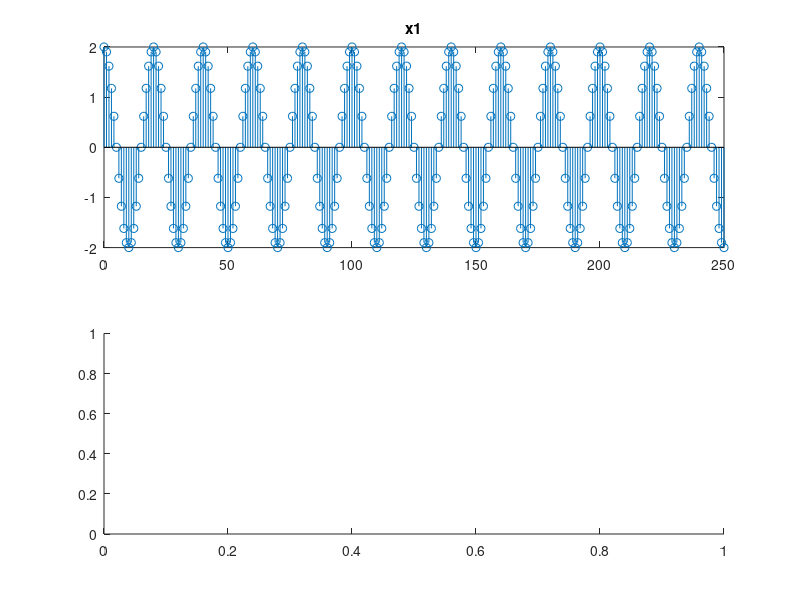

This figure's MATLAB source: (Note: this script raises an error after producing the figure.)
%% Inicialização do ambiente
clear ; close all; clc

%% Exercício 10
n = 0:250; % janela

w1 = 0.1*pi;
w2 = 0.2*pi;
w3 = 0.3*pi;

x1 = 2*cos(w1*n);
x2 = 2*cos(w2*n);
x3 = 2*cos(w3*n);

% Figura com os resultados de x1
figure
hold on
% Plot de x1
subplot(2,1,1)
stem(n, x1)
title('x1')
% Plot do output para x1
subplot(2,1,2)
stem(n, fun_y(x1))
title('output para x1')
hold off

% Figura com os resultados de x2
figure
hold on
% Plot de x2
subplot(2,1,1)
stem(n, x2)
title('x2')
% Plot do output para x1
subplot(2,1,2)
stem(n, fun_y(x2))
title('output para x2')
hold off

% Figura com os resultados de x3
figure
hold on
% Plot de x3
subplot(2,1,1)
stem(n, x3)
title('x3')
% Plot do output para x3
subplot(2,1,2)
stem(n, fun_y(x3))
title('output para x1')
hold off

% Definição do sistema y
function y = fun_y(N)
    x0  = N;  %% For x[n]
    x1  = [N(1, 2:size(N, 2)) 0];  %% For x[n-1]
    xn1 = [0 N(1, 2:size(N, 2))]; %% For x[n+1]
    y = x0.^2 - x1 .* xn1;
end
